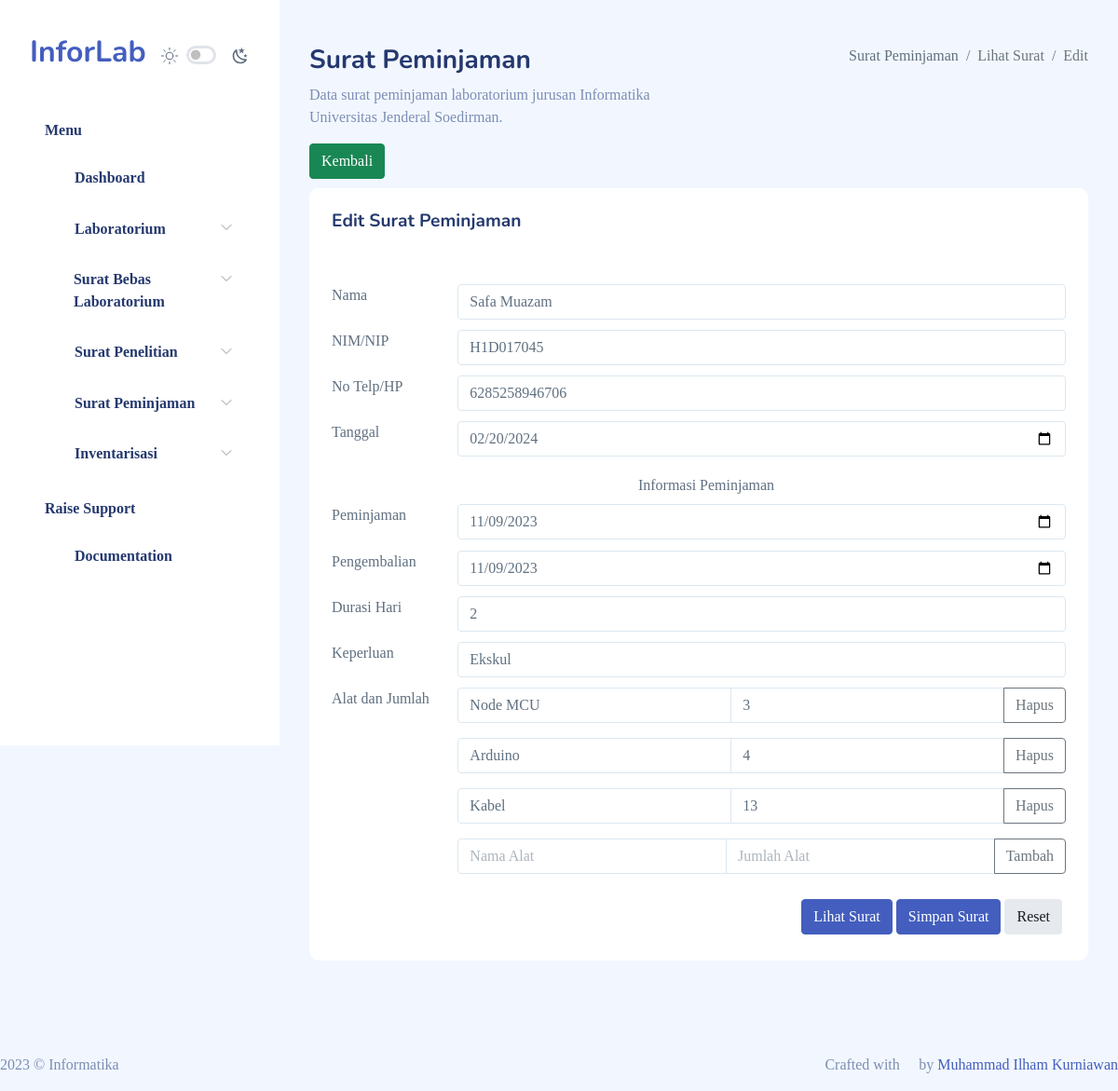
Screenshot of /index.php?r=edit_surat_peminjaman&id=8 with the database file from the repository.
### tables this page shows
CREATE TABLE `surat_peminjaman` (
  `id` int(11) NOT NULL,
  `nama` varchar(255) DEFAULT NULL,
  `nim` varchar(20) DEFAULT NULL,
  `noHp` varchar(15) DEFAULT NULL,
  `tanggal` date DEFAULT NULL,
  `pinjam` date DEFAULT NULL,
  `kembali` date DEFAULT NULL,
  `durasi` int(11) DEFAULT NULL,
  `keperluan` varchar(255) DEFAULT NULL,
  `alat` json DEFAULT NULL,
  `jumlah` json DEFAULT NULL
);

### modul/surat_peminjaman/edit_surat_peminjaman.php (the view, shortened to what this page needs)
<div class="page-heading">
          <div class="page-title">
            <div class="row">
              <div class="col-12 col-md-6 order-md-1 order-last">
              <h3>Surat Peminjaman</h3>
                <p class="text-subtitle text-muted">
                Data surat peminjaman laboratorium jurusan Informatika Universitas Jenderal Soedirman.
                </p>
                <div class="buttons">
                      <a href="index.php?r=surat_peminjaman" class="btn btn-success">Kembali</a>
                </div>
              </div>
              <div class="col-12 col-md-6 order-md-2 order-first">
                <nav
                  aria-label="breadcrumb"
                  class="breadcrumb-header float-start float-lg-end"
                >
                <ol class="breadcrumb">
                    <li class="breadcrumb-item">
                      Surat Peminjaman
                    </li>
                    <li class="breadcrumb-item active">
                      Lihat Surat
                    </li>
                    <li class="breadcrumb-item active">
                      Edit
                    </li>
                  </ol>
                </nav>
              </div>
            </div>
          </div>
          <section id="basic-horizontal-layouts">
            <div class="row match-height">
              <div>
                <div class="card">
                  <div class="card-header">
                    <h4 class="card-title">Edit Surat Peminjaman</h4>
                  </div>
                  <?php
                      $id=$_GET['id'];
                      $sqledit = "select * from surat_peminjaman where id = '".$id."'";
                      $hasiledit = $conn->query($sqledit);
                      $show = $hasiledit->fetch_assoc();
                  ?>
                  <div class="card-content">
                    <div class="card-body">
                      <form class="form form-horizontal" action="modul\surat_peminjaman\proses_surat_peminjaman.php" method="POST">
                        <div class="form-body">
                          <div class="row">
                            <div class="col-md-2">
                              <label>Nama</label>
                            </div>
                            <div class="col-md-10 form-group">
                              <input
                                type="text"
                                id="nama"
                                class="form-control"
                                name="nama"
                                placeholder="Nama"
                                value="<?php echo $show['nama'];?>"
                                required
                              />
                            </div>
                            <div class="col-md-2">
                              <label>NIM/NIP</label>
                            </div>
                            <div class="col-md-10 form-group">
                              <input
                                type="text"
                                id="NIM"
                                class="form-control"
                                name="NIM"
                                placeholder="NIM"
                                value="<?php echo $show['nim'];?>"
                                required
                              />
                            </div>
                            <div class="col-md-2">
                              <label>No Telp/HP</label>
                            </div>
                            <div class="col-md-10 form-group">
                              <input
                                type="text"
                                id="noHp"
                                class="form-control"
                                name="noHp"
                                placeholder="No Telp/HP yang bisa dihubungi"
                                value="<?php echo $show['noHp'];?>"
                                required
                              />
                            </div>
                            <div class="col-md-2">
                              <label>Tanggal</label>
                            </div>
                            <div class="col-md-10 form-group">
                              <input
                                type="date"
                                id="tanggal"
                                class="form-control"
                                name="tanggal"
                                value="<?php echo date('Y-m-d'); ?>"
                                required
                              />
                            </div>
                            <div class="text-center m-2">
                              <label>Informasi Peminjaman</label>
                            </div>
                            <div class="col-md-2">
                              <label>Peminjaman</label>
                            </div>
                            <div class="col-md-10 form-group">
                              <input
                                type="date"
                                id="pinjam"
                                class="form-control"
                                name="pinjam"
                                value="<?php echo $show['pinjam'];?>"
                                required
                              />
                            </div>
                            <div class="col-md-2">
                              <label>Pengembalian</label>
                            </div>
                            <div class="col-md-10 form-group">
                              <input
                                type="date"
                                id="kembali"
                                class="form-control"
                                name="kembali"
                                value="<?php echo $show['kembali'];?>"
                                required
                              />
                            </div>
                            <div class="col-md-2">
                              <label>Durasi Hari</label>
                            </div>
                            <div class="col-md-10 form-group">
                              <input
                                type="number"
                                id="durasi"
                                class="form-control"
                                name="durasi"
                                value="<?php echo $show['durasi'];?>"
                                required
                              />
                            </div>
                            <div class="col-md-2">
                              <label>Keperluan</label>
                            </div>
                            <div class="col-md-10 form-group">
                              <input
                                type="text"
                                id="keperluan"
                                class="form-control"
                                name="keperluan"
                                value="<?php echo $show['keperluan'];?>"
                                required
                              />
                            </div>
                            <div class="col-md-2">
                              <label>Alat dan Jumlah</label>
                            </div>
                            <div class="col-md-10 form-group" id="alatContainer">
                              <?php
                                $alatValues = json_decode($show['alat'], true);
                                $jumlahValues = json_decode($show['jumlah'], true);
                                if (is_array($alatValues)) {
                                    foreach ($alatValues as $index => $alatValue) {
                                        $jumlahValue = isset($jumlahValues[$index]) ? $jumlahValues[$index] : '';
                                        ?>
                                          <div class="input-group mb-3">
                                            <input
                                              type="text"
                                              class="form-control"
                                              name="alat[]"
                                              placeholder="Nama Alat"
                                              value = "<?php echo $alatValue;?>"
                                            />
                                            <input
                                              type="number"
                                              class="form-control"
                                              name="jumlah[]"
                                              placeholder="Jumlah Alat"
                                              value = "<?php echo $jumlahValue;?>"
                                            />
                                            <button class="btn btn-outline-secondary" type="button" onclick="removeField(this)">Hapus</button>
                                          </div>
                                        <?php
                                    }
                                } else {
                                    echo 'Data Alat tidak valid';
                                }
                              ?>
                              <div class="input-group mb-3">
                                <input
                                  type="text"
                                  class="form-control"
                                  name="alat[]"
                                  placeholder="Nama Alat"
                                />
                                <input
                                  type="number"
                                  class="form-control"
                                  name="jumlah[]"
                                  placeholder="Jumlah Alat"
                                />
                                <button class="btn btn-outline-secondary" type="button" onclick="addFields()">Tambah</button>
                              </div>
                            </div>
                            </div>
                            <div class="col-sm-12 d-flex justify-content-end">
                              <button
                                type="submit"
                                class="btn btn-primary me-1 mb-1"
                                name="generate"
                              >
                              Lihat Surat
                              </button>
                              <button
                                type="submit"
                                class="btn btn-primary me-1 mb-1"
                                name="edit"
                              >
                              Simpan Surat
                              </button>
                              <button
                                type="reset"
                                class="btn btn-light-secondary me-1 mb-1"
                              >
                                Reset
                              </button>
                            </div>
                          </div>
                        </div>
                    </div>
                  </div>
                </div>
              </div>
            </div>
        </div>

### rows the page displays
surat_peminjaman: nama "Safa Muazam", NIM "H1D017045", noHp "6285258946706", pinjam "11/09/2023", kembali "11/09/2023", durasi "2", keperluan "Ekskul", alat "Node MCU", jumlah "3", alat "Arduino", jumlah "4", alat "Kabel", jumlah "13"
